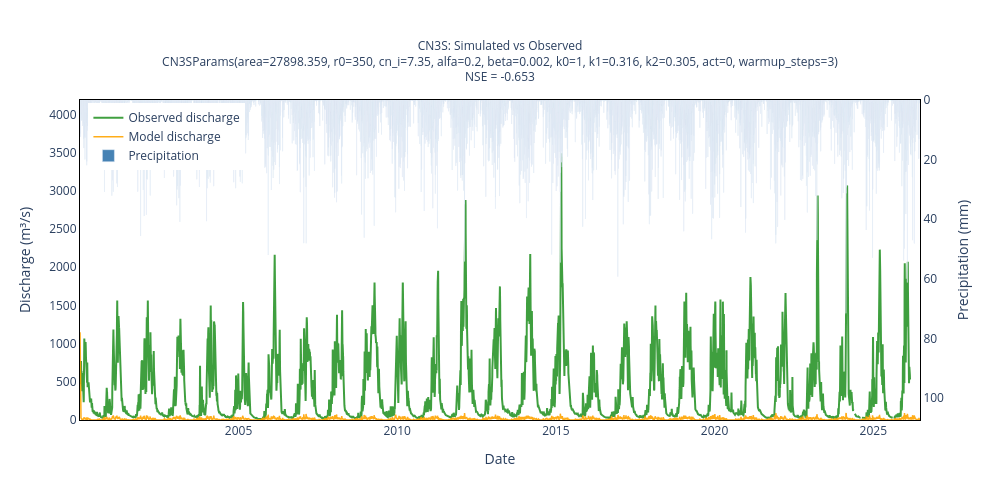

Notebook cell for this chart:
### Code cell
model.plot()

### Figure 1 — Plotly figure (JSON) as saved in the notebook; plotly's stock layout.template omitted (floating-point values rounded to 4 significant figures; data arrays with more than 128 entries replaced by an {"elided": "..."} marker saying what was removed)
{"data": [{"line": {"color": "green", "width": 2}, "name": "Observed discharge", "opacity": 0.75, "type": "scatter", "x": {"elided": "9667 str values"}, "y": {"elided": "9667 float values"}}, {"line": {"color": "orange", "width": 1.5}, "name": "Model discharge", "opacity": 0.9, "type": "scatter", "x": {"elided": "9667 str values"}, "y": {"elided": "9667 float values"}}, {"marker": {"color": "steelblue"}, "name": "Precipitation", "opacity": 1, "type": "bar", "x": {"elided": "9667 str values"}, "y": {"elided": "9667 float values"}, "yaxis": "y2"}], "layout": {"height": 500, "legend": {"x": 0.01, "y": 0.99}, "plot_bgcolor": "white", "title": {"font": {"size": 12}, "text": "CN3S: Simulated vs Observed<br>CN3SParams(area=27898.359, r0=350, cn_i=7.35, alfa=0.2, beta=0.002, k0=1, k1=0.316, k2=0.305, act=0, warmup_steps=3)<br>NSE = -0.653", "x": 0.5, "xanchor": "center"}, "width": 1000, "xaxis": {"linecolor": "black", "linewidth": 1, "mirror": true, "showline": true, "title": {"text": "Date"}}, "yaxis": {"linecolor": "black", "linewidth": 1, "mirror": true, "range": [0, 4188.0], "showline": true, "title": {"text": "Discharge (m³/s)"}}, "yaxis2": {"linecolor": "black", "linewidth": 1, "mirror": true, "overlaying": "y", "range": [107.3, 0], "showline": true, "side": "right", "title": {"text": "Precipitation (mm)"}}}}
